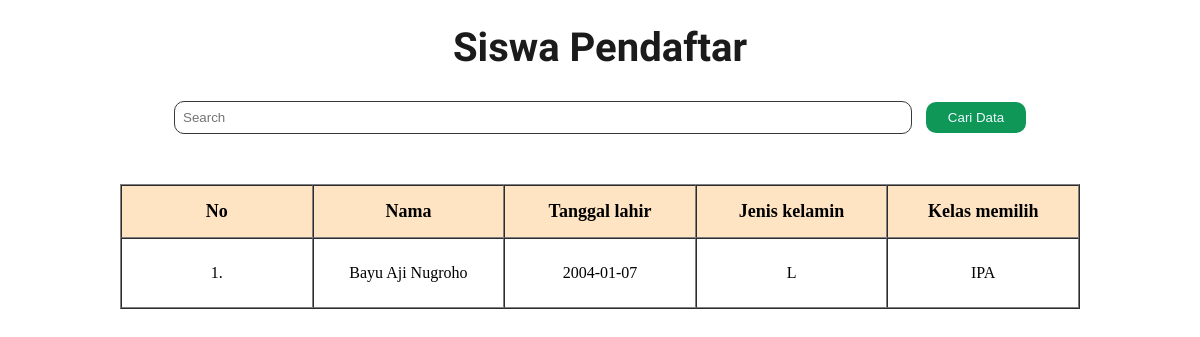
/cekUser/cekUser.php?keyword=Bayu Aji Nugroho (signed in), run on the app's committed database.
### tables this page shows
CREATE TABLE `siswa` (
  `id` int(11) NOT NULL,
  `nama` varchar(100) NOT NULL,
  `tanggal_lahir` date DEFAULT NULL,
  `jenis_kelamin` enum('L','P') DEFAULT NULL,
  `email` varchar(255) DEFAULT NULL,
  `kelas` enum('IPA','IPS','BAHASA') DEFAULT NULL
);

### cekUser/cekUser.php (the view, shortened to what this page needs)
<?php
    $conn = mysqli_connect("localhost" , "u2203040039","u2203040039","dbu2203040039") ;
    if (isset($_GET['keyword'])) {
        $data = $_GET['keyword'] ;
    } else {
        $data = '' ;
    }
    if ($data) {
        $query = "SELECT * FROM siswa WHERE
                        nama LIKE '%$data%' OR
                        jenis_kelamin LIKE '%$data%' OR
                        kelas LIKE '%$data%'" ;
        $siswaS = query($query) ;
    } else {
        $siswaS = query("SELECT * FROM siswa") ;
    }
    function query($query) {
        global $conn ;
        $result = mysqli_query($conn,$query) ;
        $t_siswa = [] ;
        while ($siswaS = mysqli_fetch_assoc($result)) {
            $t_siswa[] = $siswaS ;
        }
        return $t_siswa ;
    }
?>
<!DOCTYPE html>
<html lang="en">
<head>
    <link rel="stylesheet" href="style.css">
</head>
<body>
    <div class="container">
        <div class="head">
            <h1>Siswa Pendaftar</h1>
        </div>
        <div class="cari">
            <form action="" method="get">
                <input type="text" name="keyword" id="keyword" placeholder="Search">
                <button type="submit"> Cari Data</button>
            </form>
        </div>
        <div class="tableS">
            <table width="80%" cellpadding="10" cellspacing="0" border="1">
                <tr>
                    <th width="20%">No</th>
                    <th width="20%">Nama</th>
                    <th width="20%">Tanggal lahir</th>
                    <th width="20%">Jenis kelamin</th>
                    <th width="20%">Kelas memilih</th>
                </tr>
                <?php $i = 1 ?>
                <?php foreach ($siswaS as $siswa) :?>
                    <tr>
                        <td><?php echo $i ?>. </td>
                        <td><?php echo $siswa["nama"] ; ?></td>
                        <td><?php echo $siswa["tanggal_lahir"] ; ?></td>
                        <td><?php echo $siswa["jenis_kelamin"] ; ?></td>
                        <td><?php echo $siswa["kelas"] ; ?> </td>
                    </tr>
                    <?php $i++ ?>
                <?php endforeach; ?>
            </table>
        </div>
    </div>
</body>
</html>

### cekUser/style.css (style rules this page uses)
* { padding: 0; margin: 0; }
body { overflow-x: hidden; min-width: 100vw; min-height: 100vh; }
.head { margin-top: 3vh; }
.head h1 { font-family: "Carter One", system-ui; text-align: center; font-size: 40px; color: rgb(27, 27, 27); }
.cari { margin-top: 30px; text-align: center; margin-bottom: 50px; }
.cari form input { padding: 8px; width: 60%; border-radius: 10px; border: 1.5px solid rgb(57, 57, 57); }
.cari form button { width: 100px; border-radius: 10px; padding: 8px; margin-left: 10px; background-color: rgb(14, 151, 87); color: aliceblue; cursor: pointer; border: 0px solid rgb(57, 57, 57); font-weight: 500; }
.tableS { text-align: center; margin: auto; margin-top: 30px; margin-bottom: 40px; }
.tableS table { margin: auto; }
.tableS table tr th { background-color: bisque; font-size: 18px; padding: 15px; }
.tableS table tr td { padding: 25px; }

### data on the page
siswa: nama "Bayu Aji Nugroho", tanggal_lahir "2004-01-07", jenis_kelamin "L", kelas "IPA"
